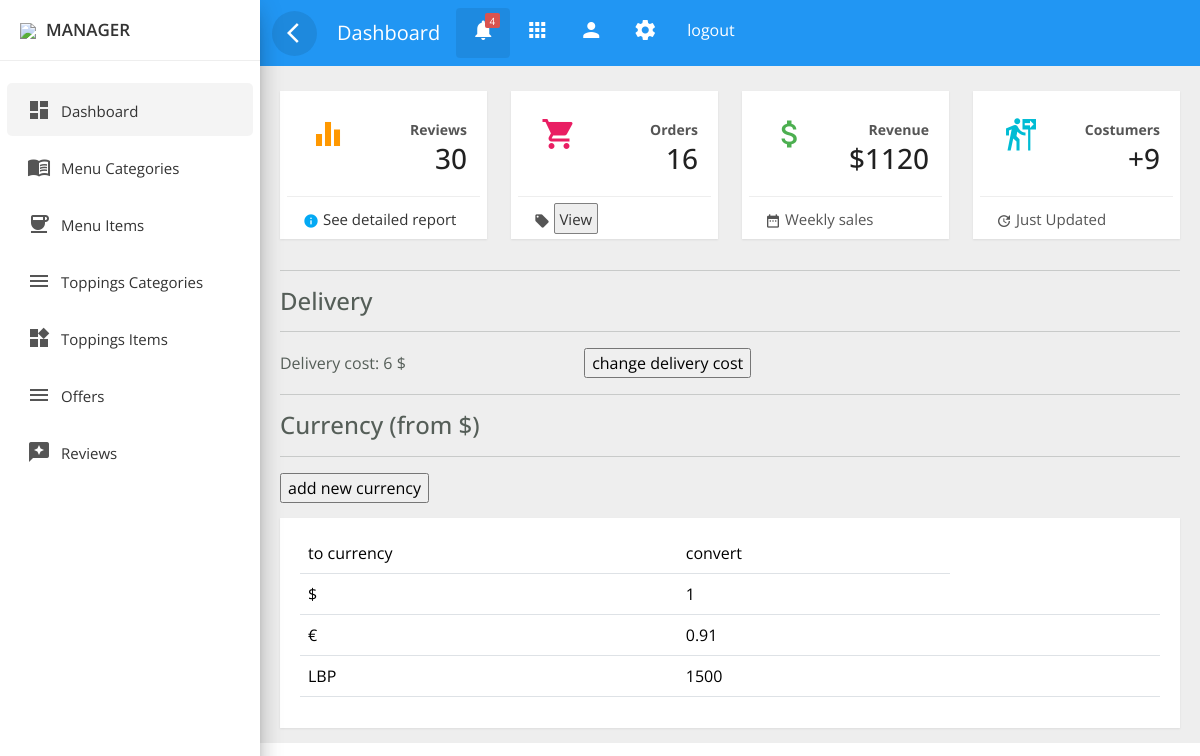
The page /admin_panel/manager/manager_dashboard.php (signed in) on the database its author committed.
### tables this page shows
CREATE TABLE `delivery` (
  `delivery_id` int(11) NOT NULL,
  `delivery_cost` float NOT NULL
);

CREATE TABLE `currency` (
  `currency_id` int(11) NOT NULL,
  `from_currency` varchar(5) NOT NULL,
  `to_currency` varchar(5) NOT NULL,
  `convert_price` float NOT NULL
);

### admin_panel/manager/manager_dashboard.php (the view, shortened to what this page needs)
<!doctype html>
<html lang="en">
<head>
	<link rel="stylesheet" href="../../plugins/bootstrap-5.1.3/css/bootstrap.min.css">
    <link rel="stylesheet" href="../css/custom.css">
    <link rel="stylesheet" href="../css/dashboard.css">
	<link rel="stylesheet" href="../css/sidebar.css">
	<link rel="stylesheet" href="../css/top_navbar.css">
	<link rel="stylesheet" href="../css/tabbed_box.css">
</head>
<body>
<?php
include_once('../../includes/db_connect.php');
?>
<div class="wrapper">
        <?php
		include('../includes/manager_sidebar.php'); ?>
        <div id="content">
        <?php
			include('../includes/top_navbar.php'); ?>
			<div class="main-content">
                    <div class="row">
                        <div class="col-lg-3 col-md-6 col-sm-6">
                            <?php
                            $result = mysqli_query($conn,"SELECT count(*) as nb FROM review_table");
                            $row = mysqli_fetch_assoc($result);
                            ?>
                            <div class="card card-stats">
                                <div class="card-header">
                                    <div class="icon icon-warning">
                                       <span class="material-icons">equalizer</span>
                                    </div>
                                </div>
                                <div class="card-content">
                                    <p class="category"><strong>Reviews</strong></p>
                                    <h3 class="card-title"><?php echo $row['nb'] ?></h3>
                                </div>
                                <div class="card-footer">
                                    <div class="stats">
                                        <i class="material-icons text-info">info</i>
                                        <a href="view_reviews.php">See detailed report</a>
                                    </div>
                                </div>
                            </div>
                        </div>
                        <div class="col-lg-3 col-md-6 col-sm-6">
                            <?php
                            $result = mysqli_query($conn,"SELECT count(*) as nb FROM orderinfo");
                            $row = mysqli_fetch_assoc($result);
                            ?>
                            <div class="card card-stats">
                                <div class="card-header">
                                    <div class="icon icon-rose">
                                       <span class="material-icons">shopping_cart</span>
                                    </div>
                                </div>
                                <div class="card-content">
                                    <p class="category"><strong>Orders</strong></p>
                                    <h3 class="card-title"><?php echo $row['nb'] ?></h3>
                                </div>
                                <div class="card-footer">
                                    <div class="stats">
                                        <i class="material-icons">local_offer</i>
										<a class="viewOrder" href="view_orders.php" id="orders">View</a>
                                    </div>
                                </div>
                            </div>
                        </div>
                        <div class="col-lg-3 col-md-6 col-sm-6">
                             <?php
                            $result = mysqli_query($conn,"SELECT SUM(order_total) as nb FROM orderinfo");
                            $row = mysqli_fetch_assoc($result);
                            ?>
                            <div class="card card-stats">
                                <div class="card-header">
                                    <div class="icon icon-success">
                                        <span class="material-icons">attach_money</span>
                                    </div>
                                </div>
                                <div class="card-content">
                                    <p class="category"><strong>Revenue</strong></p>
                                    <h3 class="card-title">$<?php echo $row['nb'] ?></h3>
                                </div>
                                <div class="card-footer">
                                    <div class="stats">
                                        <i class="material-icons">date_range</i> Weekly sales
                                    </div>
                                </div>
                            </div>
                        </div>
                        <div class="col-lg-3 col-md-6 col-sm-6">
                            <?php
                            $result = mysqli_query($conn,"SELECT count(distinct customer_name) as nb FROM orderinfo;");
                            $row = mysqli_fetch_assoc($result);
                            ?>
                            <div class="card card-stats">
                                <div class="card-header">
                                    <div class="icon icon-info">
                                        <span class="material-icons">
                                        </span>
                                    </div>
                                </div>
                                <div class="card-content">
                                    <p class="category"><strong>Costumers</strong></p>
                                    <h3 class="card-title">+<?php echo $row['nb'] ?></h3>
                                </div>
                                <div class="card-footer">
                                    <div class="stats">
                                        <i class="material-icons">update</i> Just Updated
                                    </div>
                                </div>
                            </div>
                        </div>
                    </div>
                    <hr />
                <h4>Delivery</h4>
				<hr />
                <div class="delivery_infos">
                <?php
                    $result = mysqli_query($conn,"SELECT delivery_cost FROM delivery");
                    $row = mysqli_fetch_assoc($result);
                ?>
                    <label class="col-sm-3 col-md-4 control-label">Delivery cost: <span id="cost"><?php echo $row['delivery_cost']; ?> </span>$ </label>
                    <input type="button" id="delivery" value="change delivery cost" />
                </div>
                <hr />
                <h4>Currency (from $)</h4>
				<hr />
                <input type="button" id="curr" value="add new currency" />
                <div class="row ">
								<div class="col-lg-12 col-md-12">
									<div class="card">
										<div class="card-content table-responsive">
											<table class="table table-hover">
												<thead class="text-primary">
													<tr>
														<th>to currency</th>
														<th>convert </th>
													</tr>
												</thead>
												<tbody>
													<?php
														$result = mysqli_query($conn,"SELECT * FROM currency");
														while ($row = mysqli_fetch_assoc($result)) { ?>
															<tr>
																<td id="to_<?php echo $row['currency_id'] ?>"><?php echo $row['to_currency']; ?></td>
																<td id="price_<?php echo $row['currency_id'] ?>"><?php echo $row['convert_price']; ?></td>
																<td>
																	<button class="update_currency" id="<?php echo $row['currency_id'] ?>">
																	</button>
																</td>
																<td>
																	<button class="delete_currency" id="<?php echo $row['currency_id'] ?>">
																	</button>
																</td>
														<?php } ?>
												</tbody>
											</table>
										</div>
									</div>
								</div>
                            </div
			</div>
		</div>
    </div>
</div>
</body>
</html>

### admin_panel/css/custom.css (style rules this page uses)
:root { --green: #27ae60; --light-green: rgb(106, 230, 106); --black: #192a56; --orange: #ffb674; --dark-orange: #fc8d67; --light-orange: #fec5b1; --green2: #369583; --purple: #8c74ff; --blue: #74bdff; --light-blue: #74e7ff; --light-pink: #ffb3e4; --brown: #564519; --pink: #ff7497; --light-color: #666; --box-shadow: 0 0.5rem 1.5rem rgba(0, 0, 0, 0.1); }
body, html { font-family: 'Roboto', sans-serif; color: #555e58; font-weight: 400; margin:0px; padding:0px; }
button { border:none; outline:none; background-color:transparent; }
p { font-size: 15px; margin: 12px 0 0; line-height: 24px; }
a { color: #333; font-weight: 400; }
button { cursor:pointer; }
a, a:hover, a:focus { color: #333; text-decoration: none; transition: all 0.3s; }
.material-icons { font-family: 'Material Icons'; font-weight: normal; font-style: normal; font-size: 24px; display: inline-block; line-height: 1; text-transform: none; letter-spacing: normal; word-wrap: normal; white-space: nowrap; direction: ltr; -webkit-font-smoothing: antialiased; text-rendering: optimizeLegibility; -moz-osx-font-smoothing: grayscale; font-feature-settings: 'liga'; }
.wrapper { position: relative; width:100%; overflow:auto; }
.viewOrder { background-color: #eee; border:1.5px solid gray; padding: .3em; border-radius: 2px; cursor: pointer; }
@media only screen and (min-width:992px) { #content { width: calc(100% - 260px); position: relative; float: right; transition: all 0.3s; background-color: #EEEEEE; } }

### admin_panel/css/dashboard.css (style rules this page uses)
.card { margin: 10px 0; }
.card { border-radius: 0px!important; }
.card { display: inline-block; position: relative; border:none!important; width: 100%; margin:15px 0; box-shadow: 0 1px 2px rgb(0 0 0 / 8%); border-radius: 6px; color: rgba(0,0,0, 0.87); background: #fff; }
.card-stats .card-header { float: left; text-align: center; }
.card .card-header { padding: 15px 20px 0; z-index: 3; background-color:#fff!important; border-bottom:none; }
.card .card-footer .stats .material-icons { position: relative; top: 4px; font-size: 16px; }
.card-stats .card-header span { font-size: 36px; line-height: 56px; width: 56px; height: 56px; }
.icon.icon-warning { color: #ff9800; }
.icon.icon-rose { color: #e91e63; }
.icon.icon-success { color: #4caf50; }
.icon.icon-info { color: #00bcd4; }
.card .card-footer { margin: 0 7px 0px; padding-top: 10px; background-color:#fff; border-top: 1px solid #eeeeee; }
.text-info { color: #03A9F4!important; }
.card-stats .card-content { text-align: right; padding-top: 10px; }
.card .card-content { padding: 15px 20px; position: relative; }
.card .card-content .category { margin-bottom: 0; }
.card .category:not([class*="text-"]) { color: #555555; font-size: 14px; font-weight: 400; }
.card .card-title:not(.card-calendar .card-title) { margin-top: 0; margin-bottom: 5px; }
.card-stats .card-title { margin: 0; }
.card .card-footer .stats { line-height: 22px; color: #555555; font-size: 15px; }
.card .card-footer div { display: inline-block; }
.table > thead > tr > th { border-bottom-width: 1px; font-size: 16px; font-weight: 400; }

### admin_panel/css/top_navbar.css (style rules this page uses)
#content { position: relative; transition: all 0.3s; background-color: #EEEEEE; }
.main-content { padding:10px 20px 0px 20px; position: relative; width: 100%; }

### admin_panel/css/tabbed_box.css (style rules this page uses)
html * { font-family: "Open Sans", sans-serif; }
.card { margin: 10px 0; }
.card { border-radius: 0px!important; }
.card { display: inline-block; position: relative; border:none!important; width: 100%; margin:15px 0; border-radius: 6px; color: rgba(0,0,0, 0.87); background: #fff; }

### rows shown on the page
delivery: delivery_cost "6"
currency: to_currency "$", convert_price "1"
currency: to_currency "€", convert_price "0.91"
currency: to_currency "LBP", convert_price "1500"

### other values the page prints
$_SESSION['manager_username'] "MANAGER"
$section "Dashboard"
$row['nb'] "30"
$row['nb'] "16"
$row['nb'] "1120"
$row['nb'] "9"
